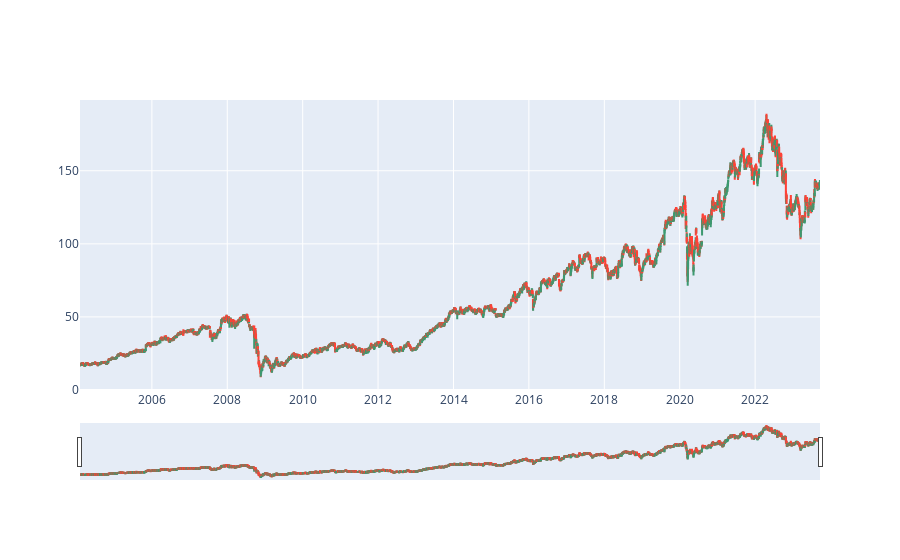

Here is the notebook cell this chart was saved with:
### Code cell
plot_candle_stick(df)

### Figure 1 — Plotly figure (JSON) as saved in the notebook; plotly's stock layout.template omitted (floating-point values rounded to 4 significant figures; data arrays with more than 128 entries replaced by an {"elided": "..."} marker saying what was removed)
{"data": [{"close": {"elided": "4941 float values"}, "high": {"elided": "4941 float values"}, "low": {"elided": "4941 float values"}, "open": {"elided": "4941 float values"}, "type": "candlestick", "x": {"elided": "4941 str values"}}], "layout": {}}
